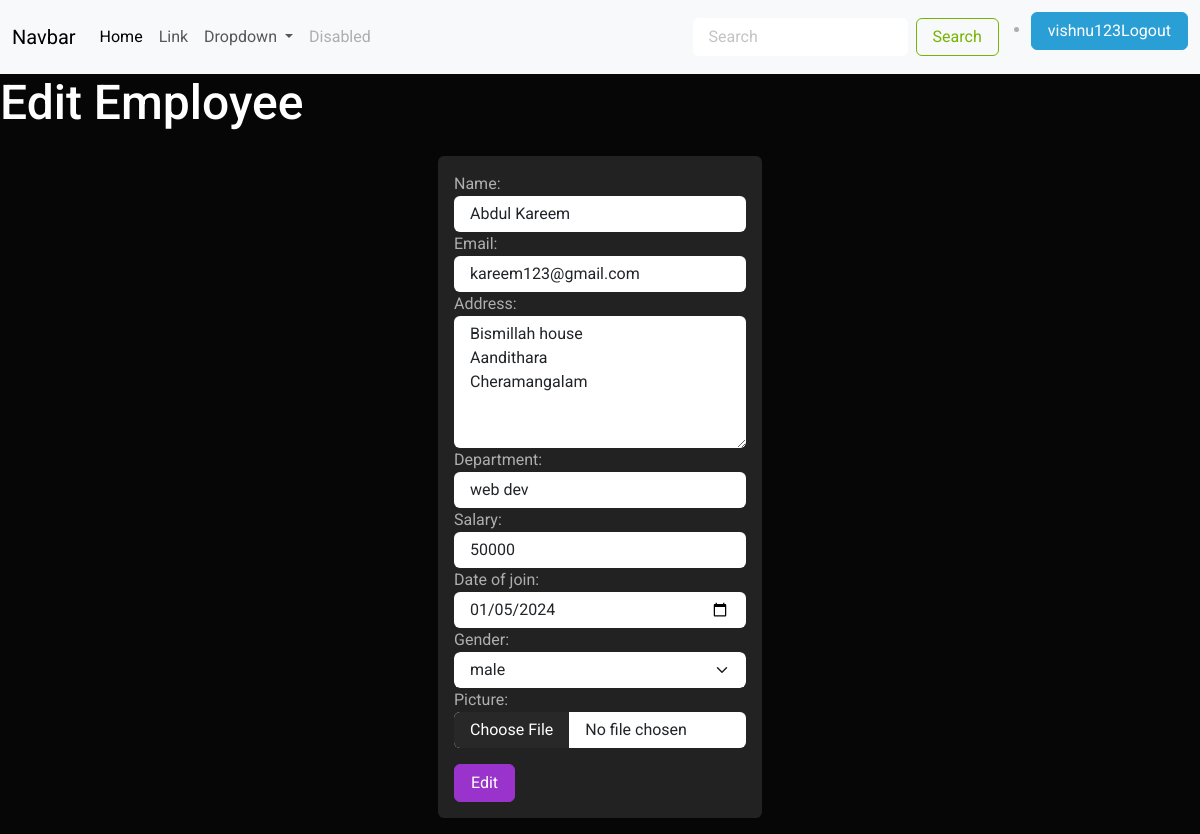
The page /employee/2/edit/ (signed in) on the database its author committed.
### crm/models.py (models this page shows, shortened)
class Employee(models.Model):
    name = models.CharField(max_length=100)
    email = models.EmailField(unique=True)
    address = models.TextField()
    department = models.CharField(max_length=100)
    salary = models.PositiveIntegerField()
    date_of_join = models.DateField()
    gender_options =(
        ("male","male"),
        ("female","female")
    )
    gender = models.CharField(max_length=100,choices=gender_options,default="male")
    picture = models.ImageField(upload_to="employee_images",null=True,blank=True)

### crm/views.py (the view, shortened to what this page needs)
# urls.py: path('employee/<int:pk>/edit/',views.EmployeeEditView.as_view(),name="employee-edit"),
@method_decorator(decs,name="dispatch")
class EmployeeEditView(View):
   template_name = "employee_edit.html"
   form_class = EmployeeForm
   def get(self,request,*args,**kwargs):
        id =kwargs.get("pk")
        empolyee_object = Employee.objects.get(id=id)
        form_instance = self.form_class(instance=empolyee_object)
        return render(request,self.template_name,{"form":form_instance})

### crm/forms.py
class EmployeeForm(forms.ModelForm):
    class Meta:
        model = Employee
        fields ="__all__"
        widgets ={
            "name":forms.TextInput(attrs={"class":"form-control"}),
            "email":forms.EmailInput(attrs={"class":"form-control"}),
            "address":forms.Textarea(attrs={"class":"form-control","rows":5}),
            "department":forms.TextInput(attrs={"class":"form-control"}),
            "salary":forms.NumberInput(attrs={"class":"form-control"}),
            "date_of_join":forms.DateInput(attrs={"class":"form-control","type":"date"}),
            "gender":forms.Select(attrs={"class":"form-control form-select"}),
            "picture":forms.FileInput(attrs={"class":"form-control"})
        }

### crm/templates/employee_edit.html (shortened to what this page needs)
{%extends 'base.html'%}
{%block main_block%}
<h2>Edit Employee</h2>
<div class="container">
   <div class="row">
    <div class="col-4"></div>
    <div class="col-4">
        <form action="" method="post" enctype="multipart/form-data" class="bg-light rounded p-3 m-3">
            {{form}}
            <div class="mt-3">
                <input class="btn btn-info" type="submit" value="Edit">
            </div>
            </form>
    </div>
    <div class="col-4"></div>
   </div>
</div>
{%endblock%}

### crm/templates/base.html (shortened to what this page needs)
<!DOCTYPE html>
{%load static%}
<html lang="en">
<head>
    <link rel="stylesheet" href="{% static 'css/style.css' %}">
</head>
<body>
    <nav class="navbar navbar-expand-lg bg-body-tertiary">
        <div class="container-fluid">
          <a class="navbar-brand" href="#">Navbar</a>
          <div class="collapse navbar-collapse" id="navbarSupportedContent">
            <ul class="navbar-nav me-auto mb-2 mb-lg-0">
              <li class="nav-item">
                <a class="nav-link active" aria-current="page" href="#">Home</a>
              </li>
              <li class="nav-item">
                <a class="nav-link" href="#">Link</a>
              </li>
              <li class="nav-item dropdown">
                <a class="nav-link dropdown-toggle" href="#" role="button" data-bs-toggle="dropdown" aria-expanded="false">
                  Dropdown
                </a>
              </li>
              <li class="nav-item">
                <a class="nav-link disabled" aria-disabled="true">Disabled</a>
              </li>
            </ul>
            <form class="d-flex" role="search">
              <input class="form-control me-2" type="search" placeholder="Search" aria-label="Search">
              <button class="btn btn-outline-success" type="submit">Search</button>
            </form>
            <ul>
              <li class="nav-item mt-1">
                <a href="{%url 'signout'%}" class="btn btn-primary">{{request.user}}Logout</a>
              </li>
            </ul>
          </div>
        </div>
      </nav>
    {%block main_block%}
    {%endblock%}
</body>
</html>

### rows shown on the page
Employee: name "Abdul Kareem", email "kareem123@gmail.com", address "Bismillah house Aandithara Cheramangalam", department "web dev", salary "50000", date_of_join "01/05/2024", gender "male"

### other values the page prints
{{ request.user }} "vishnu123"
